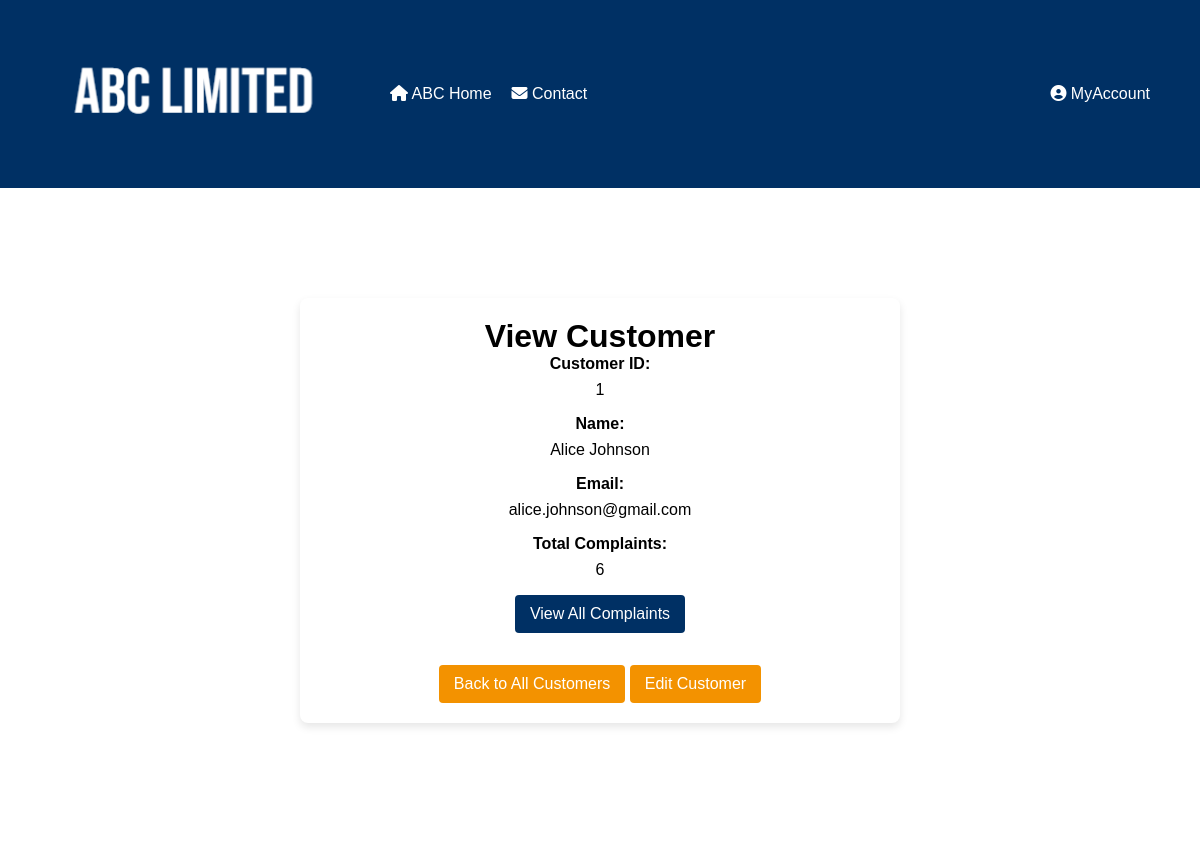
Screenshot of /php/ViewCustomer.php?cid=1 with the database file from the repository.
### tables this page shows
CREATE TABLE "customers" (
	"customerID"	INTEGER,
	"name"	TEXT NOT NULL,
	"email"	TEXT NOT NULL CHECK("email" LIKE '%_@_%._%'),
	"password"	TEXT NOT NULL,
	PRIMARY KEY("customerID" AUTOINCREMENT)
);

### php/ViewCustomer.php (the view, shortened to what this page needs)
<?php
$customerID = isset($_GET['cid']) ? $_GET['cid'] : null;
$customerData = null;
$db = new SQLite3('../data/ABC_DBA.db');
if ($customerID) {
    $stmt = $db->prepare("SELECT c.*,
                    COUNT(cs.complaintID) AS total_complaints
                FROM customers c
                LEFT JOIN complaints cs ON c.customerID = cs.customerID
                WHERE c.customerID = :customerID
                GROUP BY c.customerID, c.name, c.email");
    $stmt->bindValue(':customerID', $customerID, SQLITE3_INTEGER);
    $result = $stmt->execute();
    $customerData = $result->fetchArray(SQLITE3_ASSOC);
}
?>
<!DOCTYPE html>
<html lang="en">
<head>
    <link rel="stylesheet" href="../css/EditComplaint.css">
    <link
    rel="stylesheet"
    href="https://cdnjs.cloudflare.com/ajax/libs/font-awesome/6.2.1/css/all.min.css"
  />
</head>
<body>
<header>
        <a href="Homepage.php"><img class="logo" src="../abc.png" alt="ABC Logo"></a>
        <nav>
            <ul class="left-menu">
                <li><a href="Homepage.php"><i class="fa-solid fa-house"></i> ABC Home</a></li>
                <li><a href="../html/Contact.html"><i class="fa-solid fa-envelope"></i> Contact</a></li>
            </ul>
            <ul class="right-menu">
                <li class="dropdown">
                    <a href="javascript:void(0)" class="dropbtn"><i class="fa-solid fa-circle-user"></i> MyAccount</a>
                </li>
            </ul>
        </nav>
    </header>
    <main>
        <div class="container">
            <h1>View Customer</h1>
            <?php if ($customerData): ?>
                <div id="viewCustomerForm">
                    <div class="form-group">
                        <label>Customer ID:</label>
                        <p><?php echo $customerData['customerID']; ?></p>
                    </div>
                    <div class="form-group">
                        <label>Name:</label>
                        <p><?php echo $customerData['name']; ?></p>
                    </div>
                    <div class="form-group">
                        <label>Email:</label>
                        <p><?php echo $customerData['email']; ?></p>
                    </div>
                    <div class="form-group">
                        <label>Total Complaints:</label>
                        <p><?php echo $customerData['total_complaints']; ?></p>
                        <a href="ViewCustomerComplaint.php?cid=<?php echo $customerData['customerID']; ?>" class="button2">View All Complaints</a>
                    </div>
                    <div class="actions">
                        <a href="CustomerManagement.php" class="button">Back to All Customers</a>
                        <a href="EditCustomer.php?cid=<?php echo $customerData['customerID']; ?>" class="button">Edit Customer</a>
                    </div>
                </div>
            <?php else: ?>
                <p>No customer found or invalid customer ID.</p>
                <a href="CustomerManagement.php">Back to All Customers</a>
            <?php endif; ?>
        </div>
    </main>
</body>
</html>

### css/EditComplaint.css (style rules this page uses)
* { margin: 0; padding: 0; box-sizing: border-box; font-family: Arial, Helvetica, sans-serif; }
header { background-color: #003064; color: #ffffff; display: flex; align-items: center; padding: 50px; }
img.logo { width: 300px; margin-right: 20px; }
nav { display: flex; justify-content: space-between; width: 100%; }
nav ul.left-menu { flex-grow: 1; }
nav ul.right-menu { justify-content: flex-end; }
.dropdown { position: relative; display: inline-block; }
nav ul { list-style: none; display: flex; align-items: center; margin: 0; padding: 0; }
nav ul li { margin-left: 20px; }
nav ul li a { color: #ffffff; text-decoration: none; }
main { background-color: #ffffff; padding: 80px; margin-top: 20px; margin-bottom: 100px; min-height: calc(100vh - 180px); display: flex; justify-content: center; align-items: center; flex-direction: column; }
.container { background-color: #ffffff; padding: 20px; border-radius: 8px; box-shadow: 0 4px 8px rgba(0, 0, 0, 0.1); width: 100%; max-width: 600px; text-align: center; margin-top: 10px; margin-bottom: auto; }
.form-group { margin-bottom: 1rem; }
.form-group label { font-weight: bold; display: block; margin-bottom: 0.5rem; }
.button { display: inline-block; background-color: #f39200; color: white; padding: 10px 15px; text-align: center; text-decoration: none; border-radius: 4px; margin-top: 1rem; }
.button2 { display: inline-block; background-color: #003064; color: white; padding: 10px 15px; text-align: center; text-decoration: none; border-radius: 4px; margin-top: 1rem; }

### rows the page displays
customers: customerID "1", name "Alice Johnson", email "alice.johnson@gmail.com"

### other values shown
$customerData['total_complaints'] "6"
